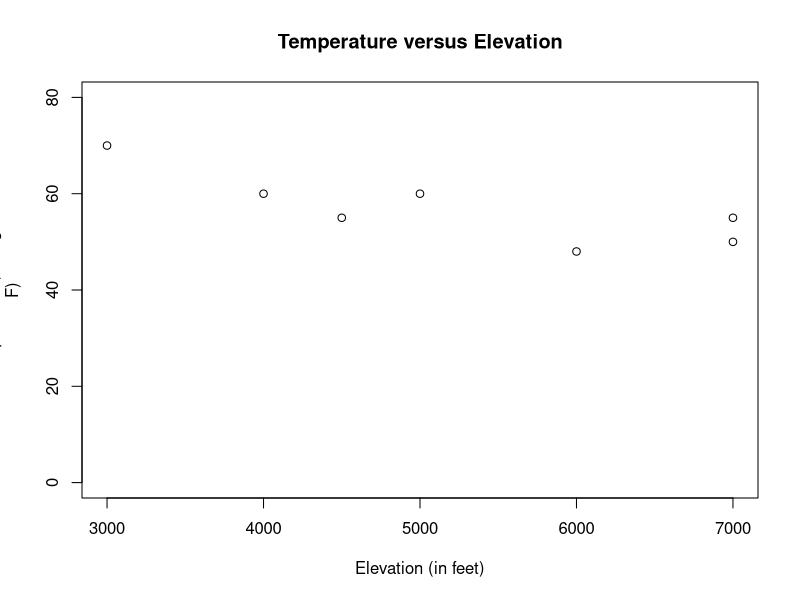

Reproduce this figure in R.
elevation<-c(7000, 4000, 6000, 3000, 7000, 4500, 5000)
temperature<-c(50, 60, 48, 70, 55, 55, 60)
plot(elevation, temperature, main="Temperature versus Elevation", xlab="Elevation (in feet)", ylab="Temperature (in degrees
F)", ylim=c(0, 80))
